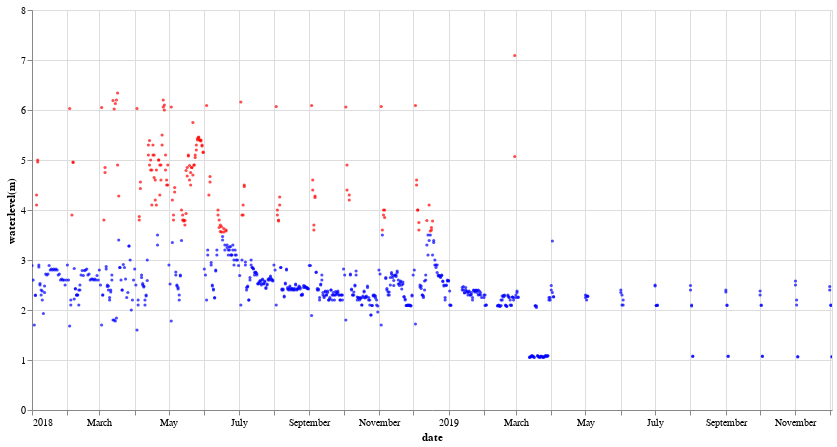

The notebook cell this image was saved under:
### Code cell
scatter_tana = Graph_tana(df_garissa_all)

start_date = '2018-01-01'
end_date = '2019-12-31'
warning_level = 3.5
y_axis_name = 'waterlevel(m)'

scatter_tana.scatterplot_waterlevel(start_date, end_date, warning_level, y_axis_name)

### Figure 1 — Vega specification as saved in the notebook (floating-point values rounded to 4 significant figures; data arrays with more than 128 entries replaced by an {"elided": "..."} marker saying what was removed)
{"$schema": "https://vega.github.io/schema/vega/v5.json", "data": [{"name": "param_3_store"}, {"name": "param_4_store"}, {"name": "source_0", "values": {"elided": "830 records"}, "transform": [{"type": "formula", "expr": "toDate(datum['date'])", "as": "date"}]}, {"name": "source_0_y_domain_waterlevel(m)", "values": [{"min": 1.05, "max": 7.09}]}], "signals": [{"name": "unit", "value": {}, "on": [{"events": "pointermove", "update": "isTuple(group()) ? group() : unit"}]}, {"name": "param_3", "update": "vlSelectionResolve(\"param_3_store\", \"union\")"}, {"name": "param_4", "update": "vlSelectionResolve(\"param_4_store\", \"union\")"}, {"name": "param_3_x", "value": [], "on": [{"events": {"source": "scope", "filter": ["!event.item || event.item.mark.name !== \"param_3_brush\""], "type": "pointerdown"}, "update": "[x(unit), x(unit)]"}, {"events": {"source": "window", "between": [{"source": "scope", "filter": ["!event.item || event.item.mark.name !== \"param_3_brush\""], "type": "pointerdown"}, {"source": "window", "type": "pointerup"}], "type": "pointermove", "consume": true}, "update": "[param_3_x[0], clamp(x(unit), 0, width)]"}, {"events": {"signal": "param_3_scale_trigger"}, "update": "[scale(\"x\", param_3_date[0]), scale(\"x\", param_3_date[1])]"}, {"events": [{"source": "view", "type": "dblclick"}], "update": "[0, 0]"}, {"events": {"signal": "param_3_translate_delta"}, "update": "clampRange(panLinear(param_3_translate_anchor.extent_x, param_3_translate_delta.x / span(param_3_translate_anchor.extent_x)), 0, width)"}, {"events": {"signal": "param_3_zoom_delta"}, "update": "clampRange(zoomLinear(param_3_x, param_3_zoom_anchor.x, param_3_zoom_delta), 0, width)"}]}, {"name": "param_3_date", "on": [{"events": {"signal": "param_3_x"}, "update": "param_3_x[0] === param_3_x[1] ? null : invert(\"x\", param_3_x)"}]}, {"name": "param_3_scale_trigger", "value": {}, "on": [{"events": [{"scale": "x"}], "update": "(!isArray(param_3_date) || (+invert(\"x\", param_3_x)[0] === +param_3_date[0] && +invert(\"x\", param_3_x)[1] === +param_3_date[1])) ? param_3_scale_trigger : {}"}]}, {"name": "param_3_tuple", "on": [{"events": [{"signal": "param_3_date"}], "update": "param_3_date ? {unit: \"\", fields: param_3_tuple_fields, values: [param_3_date]} : null"}]}, {"name": "param_3_tuple_fields", "value": [{"field": "date", "channel": "x", "type": "R"}]}, {"name": "param_3_translate_anchor", "value": {}, "on": [{"events": [{"source": "scope", "markname": "param_3_brush", "type": "pointerdown"}], "update": "{x: x(unit), y: y(unit), extent_x: slice(param_3_x)}"}]}, {"name": "param_3_translate_delta", "value": {}, "on": [{"events": [{"source": "window", "between": [{"source": "scope", "markname": "param_3_brush", "type": "pointerdown"}, {"source": "window", "type": "pointerup"}], "type": "pointermove", "consume": true}], "update": "{x: param_3_translate_anchor.x - x(unit), y: param_3_translate_anchor.y - y(unit)}"}]}, {"name": "param_3_zoom_anchor", "on": [{"events": [{"source": "scope", "markname": "param_3_brush", "consume": true, "type": "wheel"}], "update": "{x: x(unit), y: y(unit)}"}]}, {"name": "param_3_zoom_delta", "on": [{"events": [{"source": "scope", "markname": "param_3_brush", "type": "wheel", "consume": true}], "update": "pow(1.001, event.deltaY * pow(16, event.deltaMode))", "force": true}]}, {"name": "param_3_modify", "on": [{"events": {"signal": "param_3_tuple"}, "update": "modify(\"param_3_store\", param_3_tuple, true)"}]}, {"name": "param_4_date", "on": [{"events": [{"source": "view", "type": "dblclick"}], "update": "null"}, {"events": {"signal": "param_4_translate_delta"}, "update": "panLinear(param_4_translate_anchor.extent_x, -param_4_translate_delta.x / width)"}, {"events": {"signal": "param_4_zoom_delta"}, "update": "zoomLinear(domain(\"x\"), param_4_zoom_anchor.x, param_4_zoom_delta)"}]}, {"name": "param_4_waterlevel_m_", "on": [{"events": [{"source": "view", "type": "dblclick"}], "update": "null"}, {"events": {"signal": "param_4_translate_delta"}, "update": "panLinear(param_4_translate_anchor.extent_y, param_4_translate_delta.y / height)"}, {"events": {"signal": "param_4_zoom_delta"}, "update": "zoomLinear(domain(\"y\"), param_4_zoom_anchor.y, param_4_zoom_delta)"}]}, {"name": "param_4_tuple", "on": [{"events": [{"signal": "param_4_date || param_4_waterlevel_m_"}], "update": "param_4_date && param_4_waterlevel_m_ ? {unit: \"\", fields: param_4_tuple_fields, values: [param_4_date,param_4_waterlevel_m_]} : null"}]}, {"name": "param_4_tuple_fields", "value": [{"field": "date", "channel": "x", "type": "R"}, {"field": "waterlevel(m)", "channel": "y", "type": "R"}]}, {"name": "param_4_translate_anchor", "value": {}, "on": [{"events": [{"source": "scope", "type": "pointerdown"}], "update": "{x: x(unit), y: y(unit), extent_x: domain(\"x\"), extent_y: domain(\"y\")}"}]}, {"name": "param_4_translate_delta", "value": {}, "on": [{"events": [{"source": "window", "between": [{"source": "scope", "type": "pointerdown"}, {"source": "window", "type": "pointerup"}], "consume": true, "type": "pointermove"}], "update": "{x: param_4_translate_anchor.x - x(unit), y: param_4_translate_anchor.y - y(unit)}"}]}, {"name": "param_4_zoom_anchor", "on": [{"events": [{"source": "scope", "consume": true, "type": "wheel"}], "update": "{x: invert(\"x\", x(unit)), y: invert(\"y\", y(unit))}"}]}, {"name": "param_4_zoom_delta", "on": [{"events": [{"source": "scope", "consume": true, "type": "wheel"}], "update": "pow(1.001, event.deltaY * pow(16, event.deltaMode))", "force": true}]}, {"name": "param_4_modify", "on": [{"events": {"signal": "param_4_tuple"}, "update": "modify(\"param_4_store\", param_4_tuple, true)"}]}], "marks": [{"type": "rect", "name": "param_3_brush_bg", "encode": {"enter": {"fillOpacity": {"value": 0.125}, "fill": {"value": "#333"}}, "update": {"x2": [{"signal": "param_3_x[1]", "test": "data(\"param_3_store\").length && data(\"param_3_store\")[0].unit === \"\""}, {"value": 0}], "y2": [{"field": {"signal": null, "datum": null, "group": "height", "parent": null}, "test": "data(\"param_3_store\").length && data(\"param_3_store\")[0].unit === \"\""}, {"value": 0}], "y": [{"value": 0, "test": "data(\"param_3_store\").length && data(\"param_3_store\")[0].unit === \"\""}, {"value": 0}], "x": [{"signal": "param_3_x[0]", "test": "data(\"param_3_store\").length && data(\"param_3_store\")[0].unit === \"\""}, {"value": 0}]}}, "clip": true}, {"type": "symbol", "name": "marks", "from": {"data": "source_0"}, "encode": {"update": {"fill": [{"value": "red", "test": "(datum['waterlevel(m)'] > 3.5)"}, {"value": "blue"}], "opacity": {"value": 0.7}, "tooltip": {"signal": "{\"date\": timeFormat(datum[\"date\"], '%b %d, %Y'), \"waterlevel(m)\": format(datum[\"waterlevel(m)\"], \"\")}"}, "size": {"value": 10}, "description": {"signal": "\"date: \" + (timeFormat(datum[\"date\"], '%b %d, %Y')) + \"; waterlevel(m): \" + (format(datum[\"waterlevel(m)\"], \"\"))"}, "ariaRoleDescription": {"value": "circle"}, "x": {"field": "date", "scale": "x"}, "y": {"field": "waterlevel(m)", "scale": "y"}, "shape": {"value": "circle"}}}, "clip": true, "style": ["circle"], "interactive": true}, {"type": "rect", "name": "param_3_brush", "encode": {"enter": {"fill": {"value": "transparent"}}, "update": {"x2": [{"signal": "param_3_x[1]", "test": "data(\"param_3_store\").length && data(\"param_3_store\")[0].unit === \"\""}, {"value": 0}], "stroke": [{"value": "white", "test": "param_3_x[0] !== param_3_x[1]"}, {}], "y2": [{"field": {"signal": null, "datum": null, "group": "height", "parent": null}, "test": "data(\"param_3_store\").length && data(\"param_3_store\")[0].unit === \"\""}, {"value": 0}], "y": [{"value": 0, "test": "data(\"param_3_store\").length && data(\"param_3_store\")[0].unit === \"\""}, {"value": 0}], "x": [{"signal": "param_3_x[0]", "test": "data(\"param_3_store\").length && data(\"param_3_store\")[0].unit === \"\""}, {"value": 0}]}}, "clip": true}], "scales": [{"name": "x", "type": "time", "domain": {"data": "source_0", "field": "date"}, "range": [0, {"signal": "width"}], "domainRaw": {"signal": "param_4[\"date\"]"}}, {"name": "y", "type": "linear", "domain": [{"signal": "(data(\"source_0_y_domain_waterlevel(m)\")[0] || {}).min"}, {"signal": "(data(\"source_0_y_domain_waterlevel(m)\")[0] || {}).max"}], "range": [{"signal": "height"}, 0], "domainRaw": {"signal": "param_4[\"waterlevel(m)\"]"}, "nice": true, "zero": true}], "axes": [{"scale": "x", "grid": true, "domain": false, "minExtent": 0, "zindex": 0, "labels": false, "gridScale": "y", "orient": "bottom", "tickCount": {"signal": "ceil(width/40)"}, "maxExtent": 0, "ticks": false, "aria": false}, {"scale": "y", "gridScale": "x", "grid": true, "orient": "left", "ticks": false, "zindex": 0, "aria": false, "minExtent": 0, "labels": false, "tickCount": {"signal": "ceil(height/40)"}, "domain": false, "maxExtent": 0}, {"scale": "x", "labelOverlap": true, "grid": false, "tickCount": {"signal": "ceil(width/40)"}, "zindex": 0, "orient": "bottom", "labelFlush": true, "title": "date"}, {"scale": "y", "grid": false, "zindex": 0, "title": "waterlevel(m)", "orient": "left", "labelOverlap": true, "tickCount": {"signal": "ceil(height/40)"}}], "width": 800, "height": 400, "background": "white", "style": "cell", "padding": 5}
